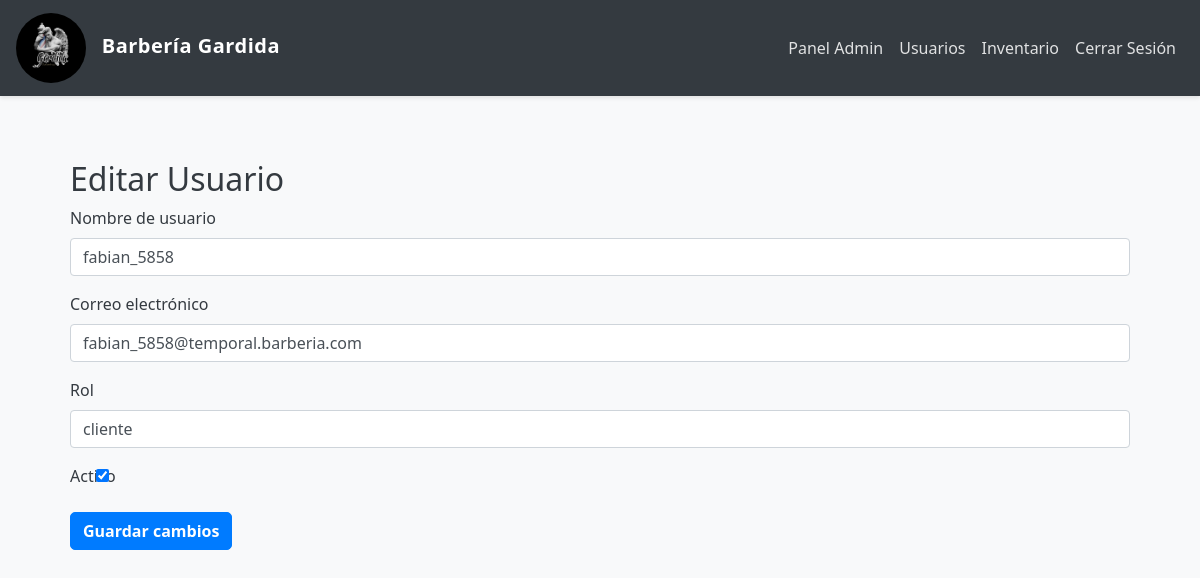
/editar_usuario/3 (signed in), run on the app's committed database.
### app/models.py (models this page shows, shortened)
class User(UserMixin, db.Model):
    __tablename__ = 'user'
    id = db.Column(db.Integer, primary_key=True)
    username = db.Column(db.String(150), unique=True, nullable=False)
    email = db.Column(db.String(150), unique=True, nullable=False)
    nombre = db.Column(db.String(64))
    apellido = db.Column(db.String(64))
    password = db.Column(db.String(150), nullable=False)
    role = db.Column(db.String(50), nullable=False, default='cliente')
    fecha_registro = db.Column(db.DateTime, default=datetime.utcnow)
    activo = db.Column(db.Boolean, default=True)
    is_guest = db.Column(db.Boolean, default=False)
    phone = db.Column(db.String(20))
    citas_como_cliente = db.relationship('Cita',
                                      foreign_keys='Cita.cliente_id',
                                      back_populates='cliente',
                                      lazy='dynamic')
    citas_como_administrador = db.relationship('Cita',
                                            foreign_keys='Cita.admin_id',
                                            back_populates='administrador',
                                            lazy='dynamic')
    admin_profile = db.relationship('Admin',
                                 back_populates='user',
                                 uselist=False,
                                 cascade='all, delete-orphan')
    barbero_profile = db.relationship('Barbero',
                                   back_populates='user',
                                   uselist=False,
                                   cascade='all, delete-orphan')
    @property
    def is_admin(self):
        return self.role == 'admin'
    @property
    def is_barbero(self):
        return self.role == 'barbero'
    @property
    def is_cliente(self):
        return self.role == 'cliente'

### app/routes.py (the view, shortened to what this page needs)
@main_routes.route('/editar_usuario/<int:id>', methods=['GET', 'POST'])
@login_required  # Asegúrate de que el usuario esté logueado
def editar_usuario(id):
    usuario = User.query.get(id)  # Aquí 'User' es tu modelo de usuario
    if usuario is None:
        return redirect(url_for('main_routes.gestion_usuarios'))
    form = EditarUsuarioForm(obj=usuario)  # Asegúrate de que 'EditarUsuarioForm' esté bien definido
    return render_template('admin/editar_usuario.html', form=form, usuario=usuario)

### app/models.py
class EditarUsuarioForm(FlaskForm):
    username = StringField('Nombre de usuario', validators=[DataRequired()])
    email = StringField('Correo electrónico', validators=[DataRequired(), Email()])
    role = StringField('Rol', validators=[DataRequired()])
    activo = BooleanField('Activo')
    submit = SubmitField('Guardar cambios')

### app/__init__.py (called while the page is built)
def create_app():
    app = Flask(__name__)
    app.config.from_object(Config)  # Usa la configuración desde Config
    db.init_app(app)
    migrate.init_app(app, db)
    login_manager.init_app(app)
    Config.print_database_info()
    from app.routes import main_routes  # Importa blueprint de routes
    from app.auth import auth_routes  # Si tienes rutas de autenticación, importa el blueprint de auth
    app.register_blueprint(main_routes)  # Registra el blueprint de rutas
    app.register_blueprint(auth_routes)  # Registra el blueprint de autenticación
    @login_manager.user_loader
    def load_user(user_id):
        from app.models import User  # Evitar circularidad importando dentro de la función
        return User.query.get(int(user_id))
    return app

### app/templates/admin/editar_usuario.html (shortened to what this page needs)
{% extends "shared/base.html" %}
{% block content %}
<div class="container">
    <h2>Editar Usuario</h2>
    <form method="POST">
        <div class="form-group">
            <label for="username">Nombre de usuario</label>
            {{ form.username(class="form-control", id="username") }}
        </div>
        <div class="form-group">
            <label for="email">Correo electrónico</label>
            {{ form.email(class="form-control", id="email") }}
        </div>
        <div class="form-group">
            <label for="role">Rol</label>
            {{ form.role(class="form-control", id="role") }}
        </div>
        <div class="form-group">
            <label for="activo">Activo</label>
            {{ form.activo(class="form-check-input", id="activo") }}
        </div>
        <div class="form-group">
            {{ form.submit(class="btn btn-primary") }}
        </div>
    </form>
</div>
{% endblock %}

### app/static/css/styles.css (style rules this page uses)
body { background-color: #f8f9fa; color: #343a40; font-family: 'Segoe UI', Tahoma, Geneva, Verdana, sans-serif; }
.container { background: transparent; padding: 20px; border-radius: 8px; }
.btn { border-radius: 5px; font-weight: bold; transition: all 0.2s; }
.btn-primary { background-color: #007bff; border-color: #007bff; }

### app/templates/shared/base.html (style rules this page uses)
body { background-color: #f8f9fa; color: #343a40; font-family: 'Segoe UI', Tahoma, Geneva, Verdana, sans-serif; }
.container { padding-top: 20px; padding-bottom: 40px; }

### data on the page
User: username "fabian_5858", email "fabian_5858@temporal.barberia.com", role "cliente", activo "☑"
